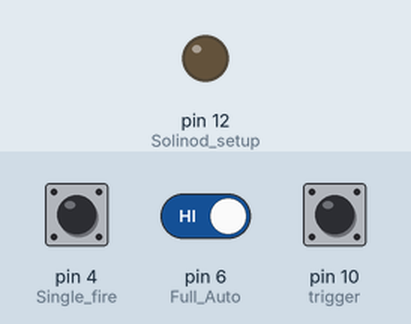
A sketch run on a simulated Arduino Uno, built with avr-gcc and run on an emulated ATmega328P. Parts: output pins drawn as LEDs (lit = HIGH). Dashed ring = blinking. The inputs (shaded band) are chosen by the test bench; at power-on: pin 10 (trigger) HIGH, pin 6 (Full_Auto) HIGH, pin 4 (Single_fire) HIGH. What the sketch prints to the serial monitor is not drawn.

Above: at 1.2 s.
1.3 s: pin 10 (trigger) pulled LOW for 0.15 s
At 2.2 s:
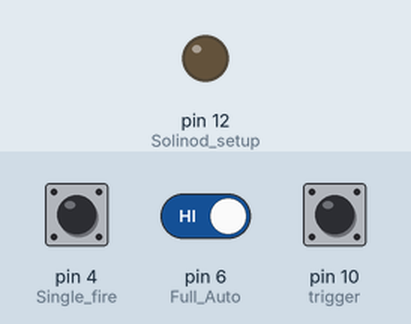
2.9 s: pin 6 (Full_Auto) driven LOW and pin 10 (trigger) driven LOW
At 5.8 s:
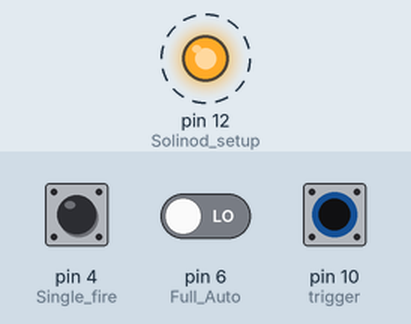
5.9 s: pin 4 (Single_fire) pulled LOW for 3.2 s
10.6 s: pin 6 (Full_Auto) driven HIGH
At 11.2 s:
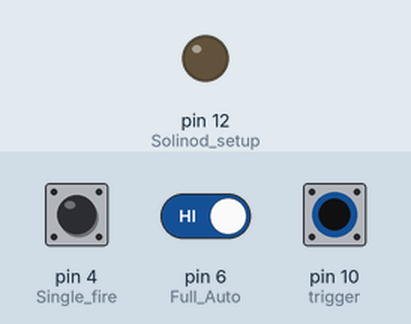
12.1 s: pin 6 (Full_Auto) driven LOW
At 12.32 s:
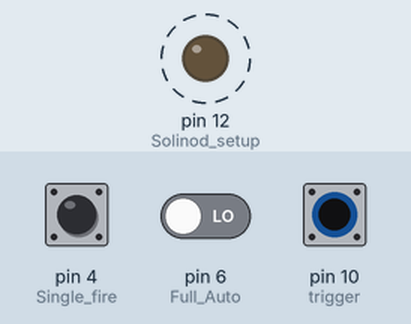
Timing chart, 0 to 16.1 s (numbered marks = the images above; inputs shaded):
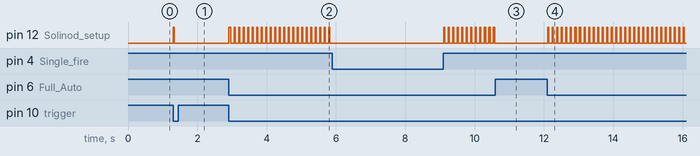

Measured:
- after the input at 1.3 s, pin 12 (Solinod_setup): LOW → HIGH at once, → LOW 0.03 s later
- after the input at 2.9 s, pin 12 (Solinod_setup): alternates HIGH for 0.03 s and LOW for 0.10 s, starting at once
- after the input at 10.6 s, pin 12 (Solinod_setup): stops changing and stays LOW
- after the input at 12.1 s, pin 12 (Solinod_setup): alternates HIGH for 0.03 s and LOW for 0.10 s, starting at once

The sketch:

select_fire_mod.ino
```cpp
// Created by Bridget Whitacre (^▽^)
// Software to run a full auto solinoid kit for the Nerf Evader

int fireMode = 1;
bool isReleased = true;

int push = 30;
int pull = 100;

void setup() {
  // put your setup code here, to run once:
  pinMode(12,OUTPUT); // Solinod setup
  pinMode(9,OUTPUT); // trigger setup
  pinMode(10, INPUT_PULLUP); // trigger

  pinMode(4, INPUT_PULLUP);// Single fire (this needs to be rerighten the way the switch works is supper gay)
  //pinMode(5, INPUT_PULLUP); // double shot
  pinMode(6, INPUT_PULLUP); // Full Auto
  digitalWrite(12,LOW); // solinod controll (This is reversed for some unknown reason you should look into the issue)
  digitalWrite(9,LOW);
  Serial.begin(9600);
  Serial.print("Start Code");

}

void loop() {
  selectFireSwitch();
  Serial.println(digitalRead(4));
  //delay(100);
  Serial.println(digitalRead(6));


  if (digitalRead(10) == LOW and isReleased == true){
    if (fireMode == 1){
      digitalWrite(12,HIGH);
      delay(push);
      digitalWrite(12,LOW);
      isReleased = false;
    }
    if (fireMode == 2){
      digitalWrite(12,HIGH);
      delay(push);
      digitalWrite(12,LOW);
      delay(pull);
      digitalWrite(12,HIGH);
      delay(push);
      digitalWrite(12,LOW);
      delay(pull);
      isReleased = false;
    }

  }
  if (digitalRead(10) == HIGH){
    isReleased = true;
  }
  if (digitalRead(10) == LOW and fireMode == 3){ //full auto stuff
    Serial.print("HI2");
      digitalWrite(12,HIGH);
      delay(push);
      digitalWrite(12,LOW);
      delay(pull);

    }
}

void selectFireSwitch(){

  if (digitalRead(4) == LOW){
    fireMode = 2;
  }
//  else if (digitalRead(5) == LOW){
//    fireMode = 2;
//  }
  else if (digitalRead(6) == LOW){
    fireMode = 3;
  }
  else{
    fireMode = 1;

  }
}
```
